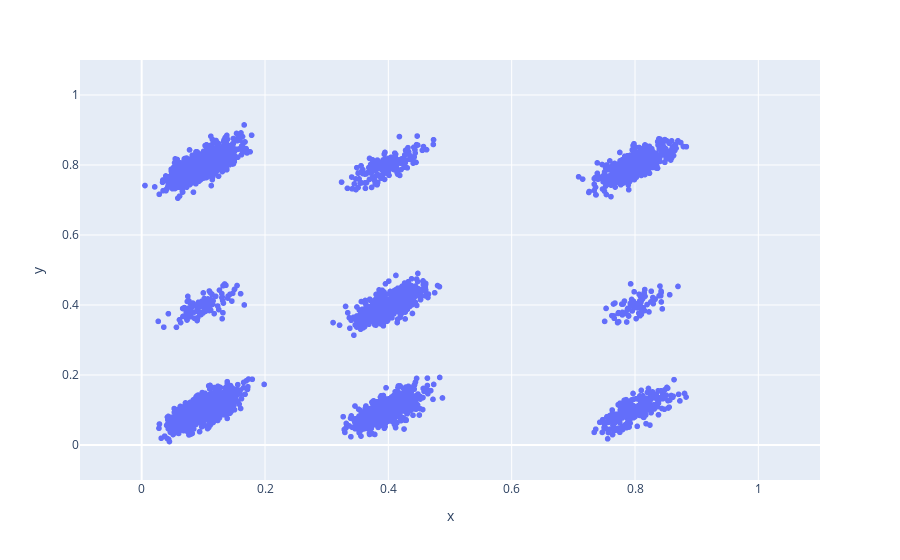

Source (notebook cell):
### Code cell
states = [.1,.4, .8]
t = []
for x in states:
    for y in states:
        t.append(get_distribution(x,y, np.random.randint(20,1000)))
t = np.concatenate(t)
px.scatter(x=t[:,0], y=t[:,1], range_x=[-.1,1.1], range_y=[-.1, 1.1])

### Figure 1 — Plotly figure (JSON) as saved in the notebook; plotly's stock layout.template omitted (floating-point values rounded to 4 significant figures; data arrays with more than 128 entries replaced by an {"elided": "..."} marker saying what was removed)
{"data": [{"hovertemplate": "x=%{x}<br>y=%{y}<extra></extra>", "legendgroup": "", "marker": {"color": "#636efa", "symbol": "circle"}, "mode": "markers", "name": "", "showlegend": false, "type": "scattergl", "x": {"elided": "4308 float values"}, "xaxis": "x", "y": {"elided": "4308 float values"}, "yaxis": "y"}], "layout": {"legend": {"tracegroupgap": 0}, "margin": {"t": 60}, "xaxis": {"anchor": "y", "domain": [0, 1], "range": [-0.1, 1.1], "title": {"text": "x"}}, "yaxis": {"anchor": "x", "domain": [0, 1], "range": [-0.1, 1.1], "title": {"text": "y"}}}}
